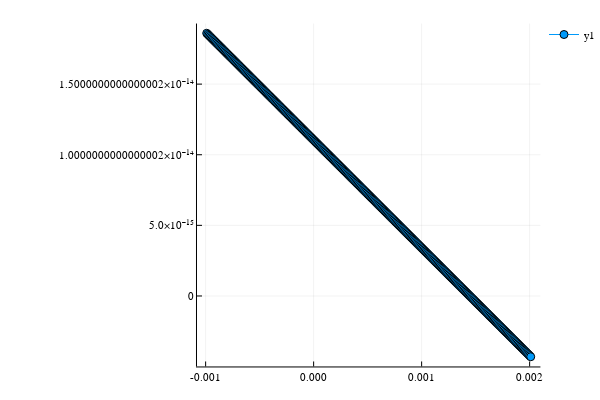

Here is the notebook cell this chart was saved with:
### Code cell
plot(etv[inds_].-etS4[indec], ρdot_mes_et[inds_], m=:circle)
#scatter!(etS4, zero(etS4))

### Figure 1 — Plotly figure (JSON) as saved in the notebook; plotly's stock layout.template omitted (floating-point values rounded to 4 significant figures; data arrays with more than 128 entries replaced by an {"elided": "..."} marker saying what was removed)
{"data": [{"colorbar": {"title": ""}, "legendgroup": "y1", "line": {"color": "rgba(0, 154, 250, 1.000)", "dash": "solid", "shape": "linear", "width": 1}, "marker": {"color": "rgba(0, 154, 250, 1.000)", "line": {"color": "rgba(0, 0, 0, 1.000)", "width": 1}, "size": 8, "symbol": "circle"}, "mode": "lines+markers", "name": "y1", "showlegend": true, "type": "scatter", "x": {"elided": "301 float values"}, "xaxis": "x1", "y": {"elided": "301 float values"}, "yaxis": "y1", "zmax": null, "zmin": null}], "layout": {"annotations": [], "height": 400, "legend": {"bgcolor": "rgba(255, 255, 255, 1.000)", "bordercolor": "rgba(0, 0, 0, 1.000)", "font": {"color": "rgba(0, 0, 0, 1.000)", "family": "sans-serif", "size": 11}, "tracegroupgap": 0, "x": 1, "y": 1}, "margin": {"b": 20, "l": 0, "r": 0, "t": 20}, "paper_bgcolor": "rgba(255, 255, 255, 1.000)", "plot_bgcolor": "rgba(255, 255, 255, 1.000)", "showlegend": true, "width": 600, "xaxis": {"anchor": "y1", "domain": [0.3621, 0.9934], "gridcolor": "rgba(0, 0, 0, 0.100)", "gridwidth": 0.5, "linecolor": "rgba(0, 0, 0, 1.000)", "mirror": false, "range": [-0.00108, 0.0021], "showgrid": true, "showline": true, "showticklabels": true, "tickangle": 0, "tickcolor": "rgb(0, 0, 0)", "tickfont": {"color": "rgba(0, 0, 0, 1.000)", "family": "sans-serif", "size": 11}, "tickmode": "array", "ticks": "inside", "ticktext": ["-0.001", "0.000", "0.001", "0.002"], "tickvals": [-0.001, 0, 0.001, 0.002], "title": "", "titlefont": {"color": "rgba(0, 0, 0, 1.000)", "family": "sans-serif", "size": 15}, "type": "-", "visible": true, "zeroline": false, "zerolinecolor": "rgba(0, 0, 0, 1.000)"}, "yaxis": {"anchor": "x1", "domain": [0.03762, 0.9902], "gridcolor": "rgba(0, 0, 0, 0.100)", "gridwidth": 0.5, "linecolor": "rgba(0, 0, 0, 1.000)", "mirror": false, "range": [-4.991e-15, 1.929e-14], "showgrid": true, "showline": true, "showticklabels": true, "tickangle": 0, "tickcolor": "rgb(0, 0, 0)", "tickfont": {"color": "rgba(0, 0, 0, 1.000)", "family": "sans-serif", "size": 11}, "tickmode": "array", "ticks": "inside", "ticktext": ["0", "5.0×10⁻¹⁵", "1.0000000000000002×10⁻¹⁴", "1.5000000000000002×10⁻¹⁴"], "tickvals": [0, 5e-15, 1e-14, 1.5e-14], "title": "", "titlefont": {"color": "rgba(0, 0, 0, 1.000)", "family": "sans-serif", "size": 15}, "type": "-", "visible": true, "zeroline": false, "zerolinecolor": "rgba(0, 0, 0, 1.000)"}}}
